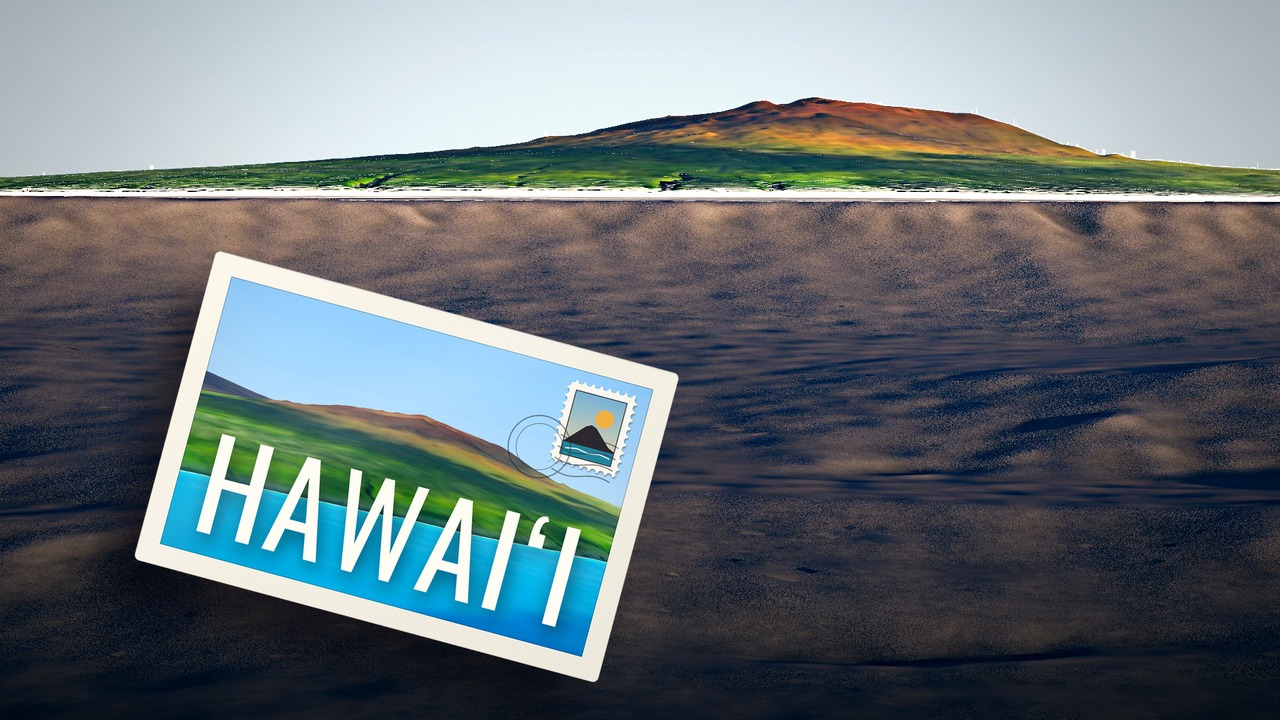
#> input picture channel/packaging/tmp/claude-0/-home-user-juicytea-media/4a181100-5b6b-5601-bf64-5ea13c092764/scratchpad/research/packaging/design_postcard/cand_3.jpg, 1280 x 720 px, given in place of PL6.jpg, which was not available
$ python design.py ../cand_3.jpg
#> lines starting #> are read from the running program, lines starting #| are printed output that depends on the picture
### channel/packaging/tmp/claude-0/-home-user-juicytea-media/4a181100-5b6b-5601-bf64-5ea13c092764/scratchpad/research/packaging/design_postcard/tools/card.py
"""Postcard compositor for the "Below the Postcard" thumbnails (PIL only).

make_card(face, w, ...)  -> RGBA physical off-white postcard (photo face, optional place name, stamp, postmark)
place(plate, card, ...)  -> plate with the tilted card + soft contact/ambient shadow
All geometry is in the plate's pixel space (plates are composed at 1920x1080 and downsampled to 1280x720).
"""
import math, random
import numpy as np
from PIL import Image, ImageDraw, ImageFilter, ImageFont, ImageEnhance, ImageChops

FONTS = '/tmp/claude-0/-home-user-juicytea-media/4a181100-5b6b-5601-bf64-5ea13c092764/scratchpad/research/packaging/design_postcard/fonts/'
PAPER = (245, 240, 228)          # off-white card stock (#F5F0E4)
INK = (38, 36, 40)
ACCENT = (242, 176, 64)          # series accent: warm amber (stamp sun)
OKINA = 'ʻ'


def _font(name, size):
    return ImageFont.truetype(FONTS + name + '-latin.ttf', size)


def font_for_cap(name, cap_px):
    """Font size whose cap height (H) is cap_px."""
    f = _font(name, 400); bb = f.getbbox('H'); cap = bb[3] - bb[1]
    return _font(name, max(6, round(400 * cap_px / cap)))


def crop_aspect(im, aspect, fx=0.5, fy=0.5, zoom=1.0):
    W, H = im.size
    if W / H > aspect: h = H / zoom; w = h * aspect
    else: w = W / zoom; h = w / aspect
    x0 = (W - w) * fx; y0 = (H - h) * fy
    return im.crop((round(x0), round(y0), round(x0 + w), round(y0 + h)))


def _grain(size, amt, seed):
    rng = np.random.default_rng(seed)
    n = rng.normal(0, amt, (size[1], size[0]))
    return n


def stamp(w, seed=3):
    """Small perforated stamp: amber sun over a volcano silhouette and one wave. No words."""
    S = 4; W = w * S; H = round(w * 1.18) * S
    im = Image.new('RGBA', (W, H), (0, 0, 0, 0)); d = ImageDraw.Draw(im)
    r = W * 0.045                                  # perforation radius
    d.rectangle((0, 0, W, H), fill=(250, 247, 238, 255))
    step = r * 2.6
    for x in np.arange(step / 2, W, step):
        d.ellipse((x - r, -r, x + r, r), fill=(0, 0, 0, 0)); d.ellipse((x - r, H - r, x + r, H + r), fill=(0, 0, 0, 0))
    for y in np.arange(step / 2, H, step):
        d.ellipse((-r, y - r, r, y + r), fill=(0, 0, 0, 0)); d.ellipse((W - r, y - r, W + r, y + r), fill=(0, 0, 0, 0))
    m = W * 0.13; x0, y0, x1, y1 = m, m, W - m, H - m
    # field: pale sky to warm
    fld = Image.new('RGBA', (round(x1 - x0), round(y1 - y0)))
    fa = np.zeros((fld.height, fld.width, 4), np.uint8)
    t = np.linspace(0, 1, fld.height)[:, None]
    top = np.array([118, 178, 214]); bot = np.array([236, 214, 170])
    fa[..., :3] = (top * (1 - t[..., None]) + bot * t[..., None]).astype(np.uint8).repeat(fld.width, 1)
    fa[..., 3] = 255
    fld = Image.fromarray(fa, 'RGBA'); im.alpha_composite(fld, (round(x0), round(y0)))
    fw, fh = x1 - x0, y1 - y0
    # sun
    cx, cy, sr = x0 + fw * 0.66, y0 + fh * 0.33, fw * 0.17
    d.ellipse((cx - sr, cy - sr, cx + sr, cy + sr), fill=ACCENT + (255,))
    # volcano silhouette (broad shield) + ocean band
    base = y0 + fh * 0.80
    pts = [(x0, base), (x0 + fw * 0.10, base - fh * 0.08), (x0 + fw * 0.36, base - fh * 0.30), (x0 + fw * 0.46, base - fh * 0.34),
           (x0 + fw * 0.56, base - fh * 0.31), (x0 + fw * 0.86, base - fh * 0.07), (x1, base - fh * 0.02), (x1, base)]
    d.polygon(pts, fill=(44, 40, 46, 255))
    d.rectangle((x0, base, x1, y1), fill=(34, 132, 156, 255))
    d.line([(x0 + fw * 0.08, base + fh * 0.09), (x0 + fw * 0.30, base + fh * 0.06), (x0 + fw * 0.52, base + fh * 0.09), (x0 + fw * 0.74, base + fh * 0.06), (x1 - fw * 0.06, base + fh * 0.09)],
           fill=(220, 240, 244, 255), width=max(1, round(fw * 0.025)))
    d.rectangle((x0, y0, x1, y1), outline=(60, 56, 60, 255), width=max(1, round(W * 0.012)))
    return im.resize((w, round(w * 1.18)), Image.LANCZOS)


def postmark(w, seed=5, alpha=150):
    """Cancellation mark: double ring + wavy lines, no words."""
    S = 4; W = w * S; H = round(w * 0.62) * S
    im = Image.new('RGBA', (W, H), (0, 0, 0, 0)); d = ImageDraw.Draw(im)
    col = (40, 38, 46, alpha); lw = max(2, round(W * 0.012))
    R = H * 0.46; cx = R + lw; cy = H / 2
    d.ellipse((cx - R, cy - R, cx + R, cy + R), outline=col, width=lw)
    d.ellipse((cx - R * 0.74, cy - R * 0.74, cx + R * 0.74, cy + R * 0.74), outline=col, width=max(1, lw // 2 + 1))
    xs = np.linspace(cx + R * 0.55, W - lw, 60)
    for k in range(4):
        yb = cy + (k - 1.5) * H * 0.17
        ys = yb + np.sin((xs - xs[0]) / (W * 0.09)) * H * 0.045
        d.line(list(zip(xs, ys)), fill=col, width=lw)
    im = im.resize((w, round(w * 0.62)), Image.LANCZOS)
    # ink wear
    a = np.asarray(im).copy(); rng = np.random.default_rng(seed)
    a[..., 3] = (a[..., 3] * np.clip(rng.normal(0.85, 0.25, a.shape[:2]), 0, 1)).astype(np.uint8)
    return Image.fromarray(a, 'RGBA')


def make_card(face, w, aspect=1.5, border=0.045, text=None, cap_px=None, font='Oswald-700', track=0.04,
              text_pos='bl', text_col=(255, 252, 244), stamp_on=True, postmark_on=True, seed=1,
              face_sat=1.12, face_con=1.06, face_zoom=1.0, face_fx=0.5, face_fy=0.5, sheen=0.10):
    """Return an RGBA postcard of width w (aspect = w/h). cap_px is the cap height of the place name in card pixels."""
    S = 3; W = w * S; H = round(w / aspect) * S
    card = Image.new('RGBA', (W, H), (0, 0, 0, 0))
    # paper with grain and soft light falloff
    g = _grain((W, H), 3.2, seed)
    yy, xx = np.mgrid[0:H, 0:W]
    fall = 1.0 + 0.035 * (1 - xx / W) - 0.03 * (yy / H)
    pa = np.clip(np.array(PAPER)[None, None, :] * fall[..., None] + g[..., None], 0, 255).astype(np.uint8)
    paper = Image.fromarray(np.dstack([pa, np.full((H, W), 255, np.uint8)]), 'RGBA')
    # rounded-corner mask
    mask = Image.new('L', (W, H), 0); ImageDraw.Draw(mask).rounded_rectangle((0, 0, W - 1, H - 1), radius=round(W * 0.012), fill=255)
    card.paste(paper, (0, 0), mask)
    # photo
    b = round(W * border); pw, ph = W - 2 * b, H - 2 * b
    ph_im = crop_aspect(face.convert('RGB'), pw / ph, face_fx, face_fy, face_zoom).resize((pw, ph), Image.LANCZOS)
    ph_im = ImageEnhance.Color(ph_im).enhance(face_sat); ph_im = ImageEnhance.Contrast(ph_im).enhance(face_con)
    ph_rgba = ph_im.convert('RGBA')
    # place name
    if text:
        fnt = font_for_cap(font, cap_px * S)
        bb = fnt.getbbox('H'); cap_top = bb[1]
        # letter-spaced width
        adv = [fnt.getlength(ch) for ch in text]; sp = track * fnt.size
        tw = sum(adv) + sp * (len(text) - 1)
        mx = round(pw * 0.055)
        if tw > pw - 2 * mx: print(f'WARNING text {tw/S:.0f}px wider than photo {(pw-2*mx)/S:.0f}px')
        tx = mx if text_pos[1] == 'l' else (pw - tw) / 2 if text_pos[1] == 'c' else pw - mx - tw
        ty = (ph - mx * 0.9 - cap_px * S - cap_top) if text_pos[0] == 'b' else (mx - cap_top)
        lay = Image.new('RGBA', (pw, ph), (0, 0, 0, 0)); ld = ImageDraw.Draw(lay)
        x = tx
        for ch, a in zip(text, adv):
            ld.text((x, ty), ch, font=fnt, fill=text_col + (255,)); x += a + sp
        sh = Image.new('RGBA', (pw, ph), (0, 0, 0, 0)); sh.putalpha(lay.getchannel('A').filter(ImageFilter.GaussianBlur(cap_px * S * 0.09)))
        sh = Image.fromarray(np.dstack([np.full((ph, pw, 3), (12, 16, 22), np.uint8), (np.asarray(sh.getchannel('A')) * 0.62).astype(np.uint8)]), 'RGBA')
        ph_rgba.alpha_composite(sh, (round(cap_px * S * 0.035), round(cap_px * S * 0.06)))
        ph_rgba.alpha_composite(lay)
    card.alpha_composite(ph_rgba, (b, b))
    # thin printed-edge inner shadow around the photo
    edge = Image.new('RGBA', (W, H), (0, 0, 0, 0)); ImageDraw.Draw(edge).rectangle((b, b, b + pw - 1, b + ph - 1), outline=(0, 0, 0, 70), width=max(1, S))
    card.alpha_composite(edge)
    # stamp + postmark (top-right, overlapping the photo corner like a real card)
    if stamp_on:
        sw = round(W * 0.115); st = stamp(sw, seed)
        sx, sy = W - b - sw - round(W * 0.025), b + round(W * 0.022)
        sshadow = Image.new('RGBA', st.size, (0, 0, 0, 0)); sshadow.putalpha(st.getchannel('A').point(lambda v: v * 0.35))
        card.alpha_composite(sshadow.filter(ImageFilter.GaussianBlur(S * 1.5)), (sx + S, sy + 2 * S))
        card.alpha_composite(st, (sx, sy))
        if postmark_on:
            pm = postmark(round(sw * 1.55), seed)
            card.alpha_composite(pm, (sx - round(sw * 0.62), sy + round(sw * 0.55)))
    # gloss sheen (diagonal) + paper edge bevel
    sa = np.zeros((H, W), np.float32)
    dd = (xx / W * 0.8 + yy / H * 0.6)
    sa = np.exp(-((dd - 0.55) / 0.10) ** 2) * sheen * 255
    sheen_im = Image.fromarray(np.dstack([np.full((H, W, 3), 255, np.uint8), sa.astype(np.uint8)]), 'RGBA')
    card.alpha_composite(sheen_im)
    ed = ImageDraw.Draw(card)
    ed.rounded_rectangle((0, 0, W - 1, H - 1), radius=round(W * 0.012), outline=(205, 196, 180, 255), width=max(1, S))
    ed.line([(round(W * 0.012), S), (W - round(W * 0.012), S)], fill=(255, 255, 252, 200), width=S)
    card.putalpha(ImageChops.multiply(card.getchannel('A'), mask))
    return card.resize((w, round(w / aspect)), Image.LANCZOS)


def place(plate, card, cx, cy, angle, shadow=(-14, 16), blur=16, opacity=0.55, contact=0.0, contact_y=None):
    """Rotate card by angle (deg, +ccw) and composite centred at (cx, cy). Soft offset shadow; optional contact shadow."""
    out = plate.convert('RGBA')
    big = card.resize((card.width * 2, card.height * 2), Image.LANCZOS).rotate(angle, resample=Image.BICUBIC, expand=True)
    rc = big.resize((big.width // 2, big.height // 2), Image.LANCZOS)
    x0, y0 = round(cx - rc.width / 2), round(cy - rc.height / 2)
    a = rc.getchannel('A')
    sh = Image.new('RGBA', out.size, (0, 0, 0, 0))
    sm = Image.new('L', out.size, 0); sm.paste(a, (x0 + shadow[0], y0 + shadow[1]))
    sm = sm.filter(ImageFilter.GaussianBlur(blur)).point(lambda v: v * opacity)
    sh = Image.fromarray(np.dstack([np.full((out.height, out.width, 3), (8, 6, 10), np.uint8), np.asarray(sm)]), 'RGBA')
    out.alpha_composite(sh)
    if contact > 0 and contact_y is not None:
        cm = Image.new('L', out.size, 0); ImageDraw.Draw(cm).ellipse((x0 + rc.width * 0.05, contact_y - 10, x0 + rc.width * 0.95, contact_y + 14), fill=round(255 * contact))
        cm = cm.filter(ImageFilter.GaussianBlur(10))
        out.alpha_composite(Image.fromarray(np.dstack([np.zeros((out.height, out.width, 3), np.uint8), np.asarray(cm)]), 'RGBA'))
    out.alpha_composite(rc, (x0, y0))
    return out.convert('RGB'), (x0, y0, rc)


def grade(im, warm=0.0, con=1.0, sat=1.0, bright=1.0, vig=0.0, vig_bottom=0.0):
    im = ImageEnhance.Contrast(im).enhance(con); im = ImageEnhance.Color(im).enhance(sat); im = ImageEnhance.Brightness(im).enhance(bright)
    a = np.asarray(im).astype(np.float32)
    if warm:
        l = a.mean(2, keepdims=True) / 255
        a = a + warm * np.array([18, 8, -10]) * l
    H, W = a.shape[:2]
    if vig or vig_bottom:
        yy, xx = np.mgrid[0:H, 0:W]
        r = np.sqrt(((xx - W / 2) / (W / 2)) ** 2 + ((yy - H / 2) / (H / 2)) ** 2)
        f = 1 - vig * np.clip(r - 0.6, 0, 1) ** 1.5 - vig_bottom * np.clip((yy / H - 0.7) / 0.3, 0, 1) ** 1.6
        a = a * f[..., None]
    return Image.fromarray(np.clip(a, 0, 255).astype(np.uint8))


def save_thumb(im, path, q=92):
    t = im.resize((1280, 720), Image.LANCZOS) if im.size != (1280, 720) else im
    t.save(path, 'JPEG', quality=q, optimize=True, progressive=True)
    return t

### channel/packaging/tmp/claude-0/-home-user-juicytea-media/4a181100-5b6b-5601-bf64-5ea13c092764/scratchpad/research/packaging/design_postcard/tools/design.py
"""Build the four postcard-signature candidates. python3 design.py [ver]  -> work/<ver>/cand_<n>.jpg (+ metrics json)."""
import sys, json, os
sys.path.insert(0, os.path.dirname(os.path.abspath(__file__)))
from card import *
D = '/tmp/claude-0/-home-user-juicytea-media/4a181100-5b6b-5601-bf64-5ea13c092764/scratchpad/research/packaging/design_postcard/'
VER = sys.argv[1] if len(sys.argv) > 1 else 'v1'
OUT = D + 'work/' + VER + '/'; os.makedirs(OUT, exist_ok=True)
NAME = 'HAWAI' + OKINA + 'I'
FW, FH = 1920, 1080            # compose space; final 1280x720 (x 2/3)
CAP = 0.125 * 720 * 1.5        # cap height of the place name, compose px (12.5% of frame height)


def lift(im, g=0.9):
    a = np.asarray(im).astype(np.float32) / 255
    return Image.fromarray((255 * a ** g).clip(0, 255).astype(np.uint8))


def terrain_mask(plate):
    """True where the plate is terrain or water (not sky): per column, sky = top run of bright, blue-ish pixels."""
    a = np.asarray(plate.convert('RGB')).astype(int)
    l = a @ [0.2126, 0.7152, 0.0722]
    sky = (a[..., 2] > a[..., 0] + 8) & (l > 150)
    m = np.ones(sky.shape, bool)
    for x in range(sky.shape[1]):
        col = sky[:, x]; k = np.argmax(~col) if (~col).any() else len(col)
        m[:k, x] = False
    return m


def basalt_share(plate, card_alpha_full):
    a = np.asarray(plate.convert('RGB')).astype(int)
    terr = terrain_mask(plate)
    hsv = np.asarray(plate.convert('HSV')).astype(float) / 255
    water = (hsv[..., 1] > 0.35) & (hsv[..., 2] > 0.45) & (hsv[..., 0] * 360 > 160) & (hsv[..., 0] * 360 < 250)
    green = (hsv[..., 0] * 360 > 60) & (hsv[..., 0] * 360 < 160) & (hsv[..., 1] > 0.25)
    covered = card_alpha_full > 128
    bas = terr & ~water & ~green & ~covered
    return float(bas.mean()), float((terr & water & ~covered).mean()), float(covered.mean())


def build(n, plate_path, face_path, card_w, cx, cy, angle, text=NAME, shadow=(-14, 16), blur=18, op=0.42,
          contact=0.0, contact_y=None, pgrade=None, face_kw=None, card_kw=None):
    plate = Image.open(plate_path).convert('RGB')
    if plate.size != (FW, FH): plate = plate.resize((FW, FH), Image.LANCZOS)
    pg = dict(warm=0.5, con=1.06, sat=1.04, vig=0.18, vig_bottom=0.12, gamma=0.92)
    pg.update(pgrade or {})
    gam = pg.pop('gamma'); clar = pg.pop('clarity', 60)
    plate = grade(lift(plate, gam), **pg)
    if clar: plate = plate.filter(ImageFilter.UnsharpMask(radius=10, percent=clar, threshold=2))
    face = Image.open(face_path)
    fk = dict(face_fy=0.62, face_zoom=1.25, face_fx=0.55); fk.update(face_kw or {})
    ck = dict(track=0.025); ck.update(card_kw or {})
    card = make_card(face, w=card_w, text=text, cap_px=CAP if text else None, **fk, **ck)
    out, (x0, y0, rc) = place(plate, card, cx, cy, angle, shadow=shadow, blur=blur, opacity=op, contact=contact, contact_y=contact_y)
    full = np.zeros((FH, FW), np.uint8); cm = Image.new('L', (FW, FH), 0); cm.paste(rc.getchannel('A'), (x0, y0)); full = np.asarray(cm)
    bas, wat, cov = basalt_share(plate, full)
    t = save_thumb(out, OUT + f'cand_{n}.jpg')
    a = np.asarray(t).astype(float); l = a @ [0.2126, 0.7152, 0.0722]
    m = dict(cand=n, text=text or '', words=len(text.split()) if text else 0, cap_pct=round(100 * CAP / FH, 1) if text else 0,
             card_w_pct=round(100 * rc.width / FW, 1), card_area_pct=round(100 * cov, 1), basalt_pct=round(100 * bas, 1),
             water_pct=round(100 * wat, 1), luma=round(l.mean(), 1), luma_bottom_half=round(l[360:].mean(), 1),
             p90=round(float(np.percentile(l, 90)), 1), kb=round(os.path.getsize(OUT + f'cand_{n}.jpg') / 1024))
    print(json.dumps(m)); return m


R = D + 'work/r/'
M = []
# 1 PLINTH (launch): card pinned at the old shoreline, left; the summit right; dark drained flank fills the frame below.
M.append(build(1, R + 'PL6.jpg', R + 'face1.jpg', card_w=660, cx=420, cy=300, angle=-3.5, shadow=(-18, 22), blur=20, op=0.5))
#> in build, plate is the input picture: PIL image 1280x720 RGB; mean R, G, B 104.9, 114.6, 119.3
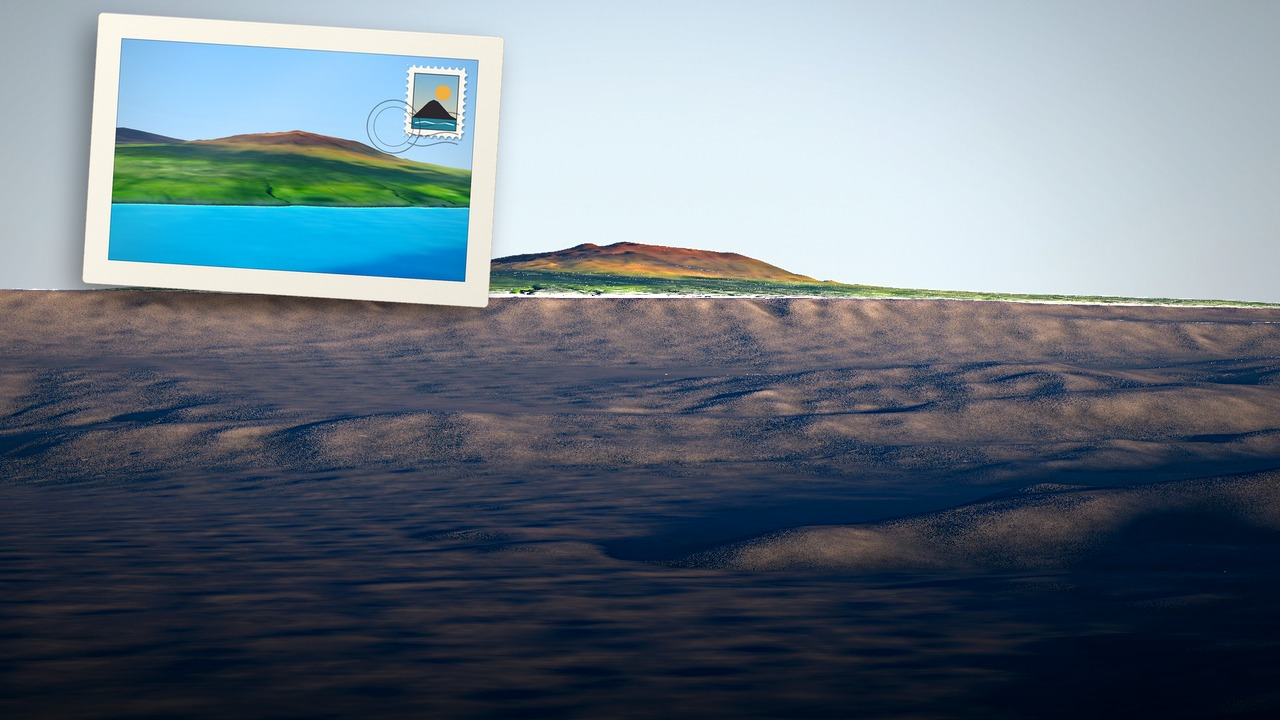
#> input picture channel/packaging/tmp/claude-0/-home-user-juicytea-media/4a181100-5b6b-5601-bf64-5ea13c092764/scratchpad/research/packaging/design_postcard/cand_4.jpg, 1280 x 720 px, given in place of face1.jpg, which was not available
#> in build, face is the input picture: PIL image 1280x720 RGB; mean R, G, B 103.3, 116.7, 128.1
#> in crop_aspect, `return im.crop((round(x0), round(y0), round(x0 + w), round(y0 + h)))`:
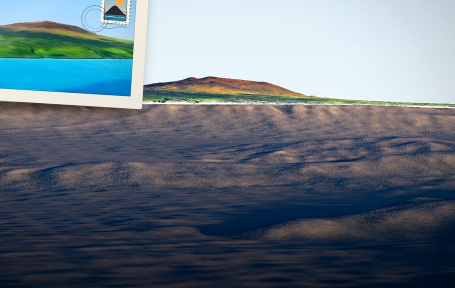
#> returned value: PIL image 909x576 RGB (shown at 1/2 size); mean R, G, B 101.8, 115.4, 126.7
#> after the loop in make_card, `for ch, a in zip(text, adv):`: x = 2425.4
#> in stamp, `fa[..., 3] = 255`:
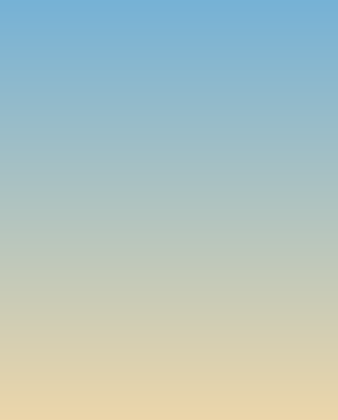
#> fa: shape (839, 675, 4) (shown at 1/2 size); mean R, G, B, A 176.5, 195.5, 191.5, 255
#> in stamp, `return im.resize((w, round(w * 1.18)), Image.LANCZOS)`:
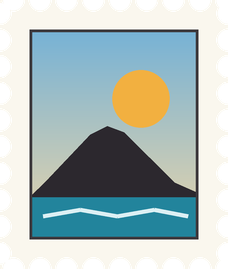
#> returned value: PIL image 228x269 RGBA; mean R, G, B, A 154.5, 169.7, 168.2, 228.9; transparent parts drawn white
#> in make_card, `sshadow.putalpha(st.getchannel('A').point(lambda v: v * 0.35))`:
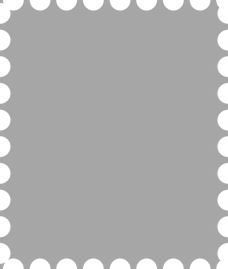
#> sshadow: PIL image 228x269 RGBA; mean R, G, B, A 0, 0, 0, 79.9; transparent parts drawn white
#> in postmark, `a[..., 3] = (a[..., 3] * np.clip(rng.normal(0.85, 0.25, a.shape[:2]), ..`:
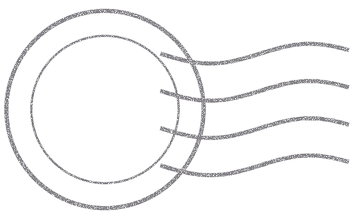
#> a: shape (219, 353, 4); mean R, G, B, A 4.7, 4.2, 5.3, 10.8; transparent parts drawn white
#> in make_card, `card.alpha_composite(pm, (sx - round(sw * 0.62), sy + round(sw * 0.55)))`:
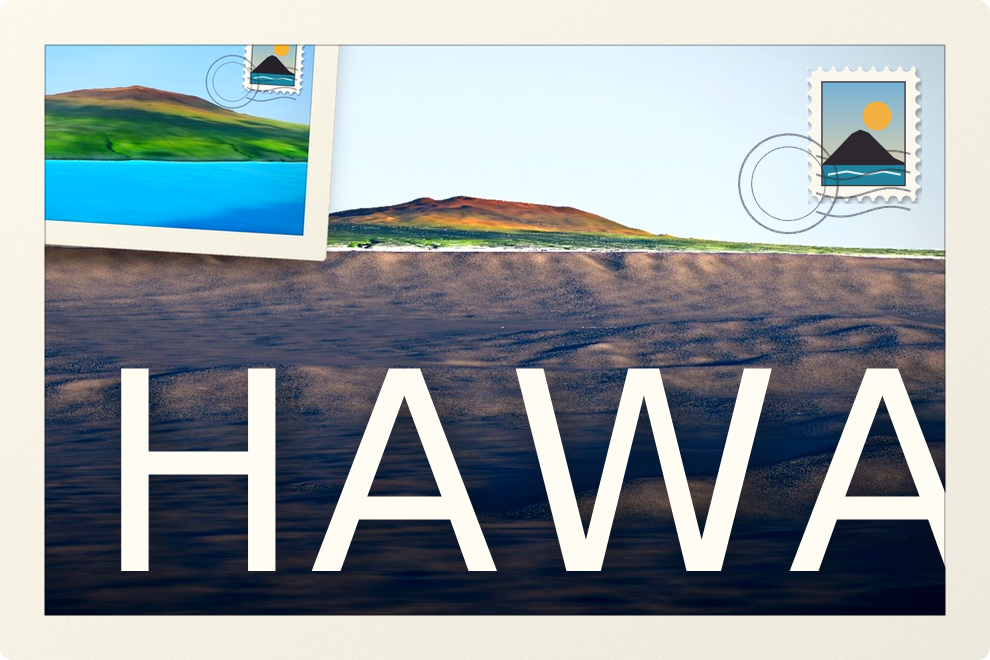
#> card: PIL image 1980x1320 RGBA (shown at 1/2 size); mean R, G, B, A 147.7, 157.2, 161.3, 254.9; transparent parts drawn white
#> in build, `out, (x0, y0, rc) = place(plate, card, cx, cy, angle, shadow=shadow, b..`: x0 = 77; y0 = 60
#> in build, `bas, wat, cov = basalt_share(plate, full)`: bas = 0.764; wat = 0.0342; cov = 0.14
#> in build, `m = dict(cand=n, text=text or '', words=len(text.split()) if text else..`: m = 12 items
#| {"cand": 1, "text": "HAWAI\u02bbI", "words": 1, "cap_pct": 12.5, "card_w_pct": 35.7, "card_area_pct": 14.0, "basalt_pct": 76.4, "water_pct": 3.4, "luma": 111.2, "luma_bottom_half": 74.7, "p90": 243.8, "kb": 293}
# 2 WATERLINE: same camera half drained (-4,300 m): water still clings to the foot of the flank.
M.append(build(2, R + 'WL6.jpg', R + 'face1.jpg', card_w=660, cx=420, cy=300, angle=-3.5, shadow=(-18, 22), blur=20, op=0.5))
#> the loop in terrain_mask (call 2), `for x in range(sky.shape[1]):` made 1920 passes
#> k on passes 1 to 3: 202, 201, 201
#| {"cand": 2, "text": "HAWAI\u02bbI", "words": 1, "cap_pct": 12.5, "card_w_pct": 35.7, "card_area_pct": 14.0, "basalt_pct": 71.5, "water_pct": 0.3, "luma": 114.9, "luma_bottom_half": 44.0, "p90": 246.7, "kb": 219}
# 3 DROP: the card tumbling down the dark flank, well below the old shoreline.
M.append(build(3, R + 'PL6.jpg', R + 'face1.jpg', card_w=660, cx=600, cy=690, angle=-15, shadow=(-50, 56), blur=30, op=0.55))
#| {"cand": 3, "text": "HAWAI\u02bbI", "words": 1, "cap_pct": 12.5, "card_w_pct": 39.2, "card_area_pct": 14.0, "basalt_pct": 80.9, "water_pct": 0.1, "luma": 110.1, "luma_bottom_half": 69.0, "p90": 241.3, "kb": 290}
# 4 BLANK: no lettering; wider view, card standing on the old shoreline at left, the real summit at right.
M.append(build(4, R + 'x2.jpg', R + 'face1.jpg', card_w=620, cx=430, cy=245, angle=-3.5, text=None, contact=0.5, contact_y=452))
#> (the run stopped early here; a loop or call above may not have finished)
